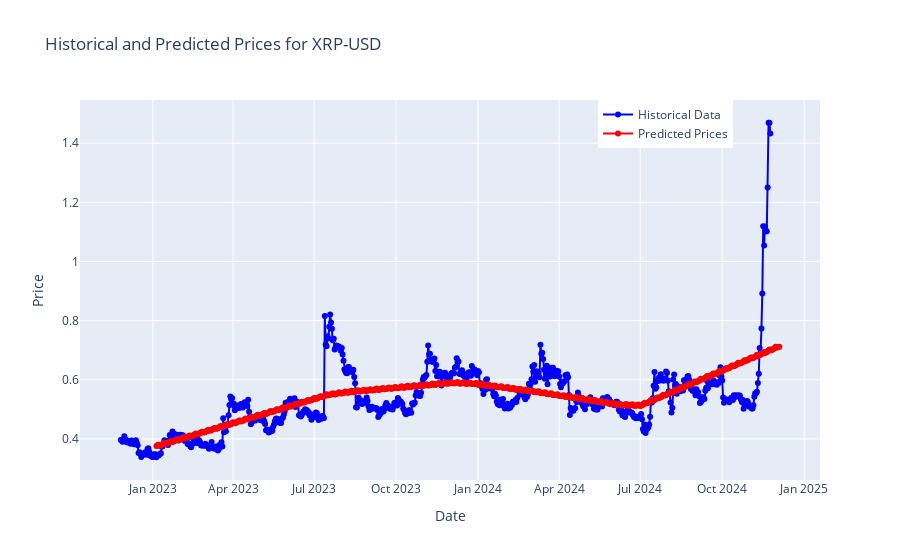

The notebook cell saved with this chart:
### Code cell
model = Prophet()
model.fit(forecast_data)

future = model.make_future_dataframe(periods=10)
forecast = model.predict(future)

predicted_prices = forecast[['ds', 'yhat']].tail(700)

trace1 = go.Scatter(x=forecast_data['ds'], y=forecast_data['y'], mode='lines+markers', name='Historical Data', marker=dict(color='blue'))

trace2 = go.Scatter(x=predicted_prices['ds'], y=predicted_prices['yhat'], mode='lines+markers', name='Predicted Prices', marker=dict(color='red'))

layout = go.Layout(
    title=f'Historical and Predicted Prices for {ticker}',
    xaxis=dict(title='Date'),
    yaxis=dict(title='Price'),
    legend=dict(x=0.7, y=1),
    hovermode='closest'
)

fig = go.Figure(data=[trace1, trace2], layout=layout)
fig.show()

### Figure 1 — Plotly figure (JSON) as saved in the notebook; plotly's stock layout.template omitted (floating-point values rounded to 4 significant figures; data arrays with more than 128 entries replaced by an {"elided": "..."} marker saying what was removed)
{"data": [{"marker": {"color": "blue"}, "mode": "lines+markers", "name": "Historical Data", "type": "scatter", "x": {"elided": "730 str values"}, "y": {"elided": "730 float values"}}, {"marker": {"color": "red"}, "mode": "lines+markers", "name": "Predicted Prices", "type": "scatter", "x": {"elided": "700 str values"}, "y": {"elided": "700 float values"}}], "layout": {"hovermode": "closest", "legend": {"x": 0.7, "y": 1}, "title": {"text": "Historical and Predicted Prices for XRP-USD"}, "xaxis": {"title": {"text": "Date"}}, "yaxis": {"title": {"text": "Price"}}}}
